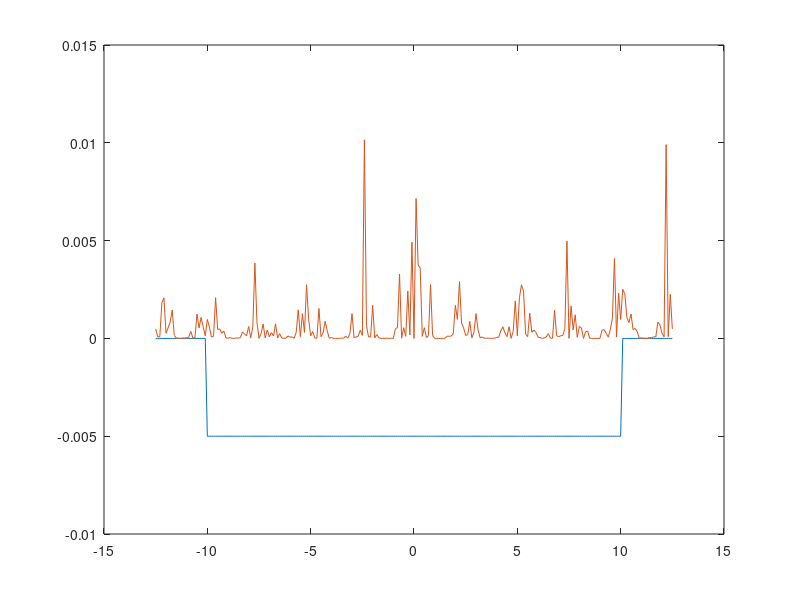

Write MATLAB code to recreate this figure.
clear all
clc

ratio=0.25;% ratio=b_thickness/a_thickness
a=10;
b=a*(1+ratio);
n=1:50;
x=-b:0.1:b;
v0=-0.005;
E=0;
V=v0*ones(1,length(x));V(abs(x)>a)=0;
hbar=1;
m=1;
L=2*b;
for in=n
    pib(:,in)=sqrt(2/L)*cos(in*pi*x/L);
    d2pib(:,in)=-(L/in/pi)^2*sqrt(2/L)*cos(in*pi*x/L);
end
plot(x,V,x,pib(:,1),x,d2pib(:,1));

for in=n
    for ij=n
        Knj(:,in,ij)=(-hbar^2/2/m)*pib(:,in)*d2pib(ij);
        Vnj(:,in,ij)=pib(:,in)*V*pib(:,ij);
    end
end

H=Knj+Vnj;
for ix=1:length(x)
[c,e]=eig(permute(H(ix,:,:),[2 3 1]));
Cnj(ix,:,:)=c;Enj(ix,:)=abs(diag(e));
end
in=10;
plot(x,V,x,conj(Cnj(:,in,in)).*Cnj(:,in,in)/in+Enj(end,in));
